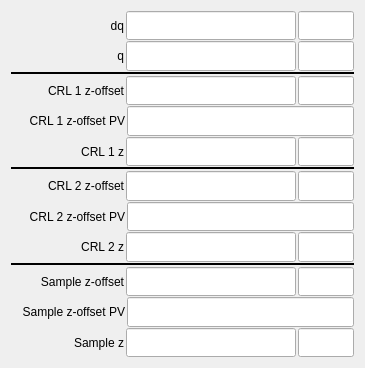
<?xml version="1.0" encoding="UTF-8"?>
<ui version="4.0">
 <class>Form</class>
 <widget class="QWidget" name="Form">
  <property name="geometry">
   <rect>
    <x>0</x>
    <y>0</y>
    <width>365</width>
    <height>368</height>
   </rect>
  </property>
  <property name="windowTitle">
   <string>Form</string>
  </property>
  <layout class="QVBoxLayout" name="verticalLayout_2">
   <item>
    <layout class="QVBoxLayout" name="verticalLayout" stretch="1,1,0,1,1,1,0,1,1,1,0,1,1,1">
     <property name="spacing">
      <number>1</number>
     </property>
     <property name="topMargin">
      <number>0</number>
     </property>
     <property name="bottomMargin">
      <number>0</number>
     </property>
     <item>
      <layout class="QHBoxLayout" name="horizontalLayout_9" stretch="2,3,1">
       <property name="spacing">
        <number>2</number>
       </property>
       <property name="rightMargin">
        <number>0</number>
       </property>
       <item>
        <widget class="caLabel" name="calabel_33">
         <property name="toolTip">
          <string extracomment="CRL image position relative to sample"/>
         </property>
         <property name="statusTip">
          <string extracomment="CRL image position relative to sample"/>
         </property>
         <property name="whatsThis">
          <string extracomment="CRL image position relative to sample"/>
         </property>
         <property name="text">
          <string>dq</string>
         </property>
         <property name="alignment">
          <set>Qt::AlignRight|Qt::AlignTrailing|Qt::AlignVCenter</set>
         </property>
         <property name="fontScaleMode">
          <enum>ESimpleLabel::WidthAndHeight</enum>
         </property>
        </widget>
       </item>
       <item>
        <widget class="caLineEdit" name="caLineEdit_27">
         <property name="sizePolicy">
          <sizepolicy hsizetype="Preferred" vsizetype="Expanding">
           <horstretch>0</horstretch>
           <verstretch>0</verstretch>
          </sizepolicy>
         </property>
         <property name="font">
          <font>
           <pointsize>13</pointsize>
          </font>
         </property>
         <property name="text">
          <string/>
         </property>
         <property name="alignment">
          <set>Qt::AlignRight|Qt::AlignTrailing|Qt::AlignVCenter</set>
         </property>
         <property name="channel" stdset="0">
          <string notr="true">$(P)$(CRL):dq</string>
         </property>
         <property name="foreground">
          <color>
           <red>10</red>
           <green>0</green>
           <blue>184</blue>
          </color>
         </property>
         <property name="background">
          <color>
           <red>200</red>
           <green>200</green>
           <blue>200</blue>
          </color>
         </property>
         <property name="colorMode">
          <enum>caLineEdit::Static</enum>
         </property>
         <property name="precision">
          <number>6</number>
         </property>
         <property name="precisionMode">
          <enum>caLineEdit::Channel</enum>
         </property>
         <property name="fontScaleMode" stdset="0">
          <enum>caLineEdit::None</enum>
         </property>
         <property name="formatType">
          <enum>caLineEdit::decimal</enum>
         </property>
        </widget>
       </item>
       <item>
        <widget class="caLineEdit" name="caLineEdit_26">
         <property name="sizePolicy">
          <sizepolicy hsizetype="Preferred" vsizetype="Expanding">
           <horstretch>0</horstretch>
           <verstretch>0</verstretch>
          </sizepolicy>
         </property>
         <property name="font">
          <font>
           <pointsize>13</pointsize>
          </font>
         </property>
         <property name="text">
          <string/>
         </property>
         <property name="alignment">
          <set>Qt::AlignRight|Qt::AlignTrailing|Qt::AlignVCenter</set>
         </property>
         <property name="channel" stdset="0">
          <string notr="true">$(P)$(CRL):dq.EGU</string>
         </property>
         <property name="foreground">
          <color>
           <red>10</red>
           <green>0</green>
           <blue>184</blue>
          </color>
         </property>
         <property name="background">
          <color>
           <red>200</red>
           <green>200</green>
           <blue>200</blue>
          </color>
         </property>
         <property name="colorMode">
          <enum>caLineEdit::Static</enum>
         </property>
         <property name="precision">
          <number>0</number>
         </property>
         <property name="precisionMode">
          <enum>caLineEdit::User</enum>
         </property>
         <property name="fontScaleMode" stdset="0">
          <enum>caLineEdit::None</enum>
         </property>
         <property name="formatType">
          <enum>caLineEdit::decimal</enum>
         </property>
        </widget>
       </item>
      </layout>
     </item>
     <item>
      <layout class="QHBoxLayout" name="horizontalLayout_8" stretch="2,3,1">
       <property name="spacing">
        <number>2</number>
       </property>
       <property name="rightMargin">
        <number>0</number>
       </property>
       <item>
        <widget class="caLabel" name="calabel_32">
         <property name="toolTip">
          <string extracomment="CRL image position relative to CRL"/>
         </property>
         <property name="text">
          <string>q</string>
         </property>
         <property name="alignment">
          <set>Qt::AlignRight|Qt::AlignTrailing|Qt::AlignVCenter</set>
         </property>
         <property name="fontScaleMode">
          <enum>ESimpleLabel::WidthAndHeight</enum>
         </property>
        </widget>
       </item>
       <item>
        <widget class="caLineEdit" name="caLineEdit_25">
         <property name="sizePolicy">
          <sizepolicy hsizetype="Preferred" vsizetype="Expanding">
           <horstretch>0</horstretch>
           <verstretch>0</verstretch>
          </sizepolicy>
         </property>
         <property name="font">
          <font>
           <pointsize>13</pointsize>
          </font>
         </property>
         <property name="text">
          <string/>
         </property>
         <property name="alignment">
          <set>Qt::AlignRight|Qt::AlignTrailing|Qt::AlignVCenter</set>
         </property>
         <property name="channel" stdset="0">
          <string notr="true">$(P)$(CRL):q</string>
         </property>
         <property name="foreground">
          <color>
           <red>10</red>
           <green>0</green>
           <blue>184</blue>
          </color>
         </property>
         <property name="background">
          <color>
           <red>200</red>
           <green>200</green>
           <blue>200</blue>
          </color>
         </property>
         <property name="colorMode">
          <enum>caLineEdit::Static</enum>
         </property>
         <property name="precision">
          <number>6</number>
         </property>
         <property name="precisionMode">
          <enum>caLineEdit::Channel</enum>
         </property>
         <property name="fontScaleMode" stdset="0">
          <enum>caLineEdit::None</enum>
         </property>
         <property name="formatType">
          <enum>caLineEdit::decimal</enum>
         </property>
        </widget>
       </item>
       <item>
        <widget class="caLineEdit" name="caLineEdit_24">
         <property name="sizePolicy">
          <sizepolicy hsizetype="Preferred" vsizetype="Expanding">
           <horstretch>0</horstretch>
           <verstretch>0</verstretch>
          </sizepolicy>
         </property>
         <property name="font">
          <font>
           <pointsize>13</pointsize>
          </font>
         </property>
         <property name="text">
          <string/>
         </property>
         <property name="alignment">
          <set>Qt::AlignRight|Qt::AlignTrailing|Qt::AlignVCenter</set>
         </property>
         <property name="channel" stdset="0">
          <string notr="true">$(P)$(CRL):q.EGU</string>
         </property>
         <property name="foreground">
          <color>
           <red>10</red>
           <green>0</green>
           <blue>184</blue>
          </color>
         </property>
         <property name="background">
          <color>
           <red>200</red>
           <green>200</green>
           <blue>200</blue>
          </color>
         </property>
         <property name="colorMode">
          <enum>caLineEdit::Static</enum>
         </property>
         <property name="precision">
          <number>0</number>
         </property>
         <property name="precisionMode">
          <enum>caLineEdit::User</enum>
         </property>
         <property name="fontScaleMode" stdset="0">
          <enum>caLineEdit::None</enum>
         </property>
         <property name="formatType">
          <enum>caLineEdit::decimal</enum>
         </property>
        </widget>
       </item>
      </layout>
     </item>
     <item>
      <widget class="Line" name="line_2">
       <property name="frameShadow">
        <enum>QFrame::Plain</enum>
       </property>
       <property name="lineWidth">
        <number>2</number>
       </property>
       <property name="orientation">
        <enum>Qt::Horizontal</enum>
       </property>
      </widget>
     </item>
     <item>
      <layout class="QHBoxLayout" name="horizontalLayout_11" stretch="2,3,1">
       <property name="spacing">
        <number>2</number>
       </property>
       <property name="rightMargin">
        <number>0</number>
       </property>
       <item>
        <widget class="caLabel" name="calabel_34">
         <property name="text">
          <string>CRL 1 z-offset</string>
         </property>
         <property name="alignment">
          <set>Qt::AlignRight|Qt::AlignTrailing|Qt::AlignVCenter</set>
         </property>
         <property name="fontScaleMode">
          <enum>ESimpleLabel::WidthAndHeight</enum>
         </property>
        </widget>
       </item>
       <item>
        <widget class="caLineEdit" name="caLineEdit_28">
         <property name="sizePolicy">
          <sizepolicy hsizetype="Preferred" vsizetype="Expanding">
           <horstretch>0</horstretch>
           <verstretch>0</verstretch>
          </sizepolicy>
         </property>
         <property name="font">
          <font>
           <pointsize>13</pointsize>
          </font>
         </property>
         <property name="text">
          <string/>
         </property>
         <property name="alignment">
          <set>Qt::AlignRight|Qt::AlignTrailing|Qt::AlignVCenter</set>
         </property>
         <property name="channel" stdset="0">
          <string notr="true">$(P)$(CRL):1:oePositionOffset_RBV</string>
         </property>
         <property name="foreground">
          <color>
           <red>10</red>
           <green>0</green>
           <blue>184</blue>
          </color>
         </property>
         <property name="background">
          <color>
           <red>200</red>
           <green>200</green>
           <blue>200</blue>
          </color>
         </property>
         <property name="colorMode">
          <enum>caLineEdit::Static</enum>
         </property>
         <property name="precision">
          <number>6</number>
         </property>
         <property name="precisionMode">
          <enum>caLineEdit::Channel</enum>
         </property>
         <property name="fontScaleMode" stdset="0">
          <enum>caLineEdit::None</enum>
         </property>
         <property name="formatType">
          <enum>caLineEdit::decimal</enum>
         </property>
        </widget>
       </item>
       <item>
        <widget class="caLineEdit" name="caLineEdit_29">
         <property name="sizePolicy">
          <sizepolicy hsizetype="Preferred" vsizetype="Expanding">
           <horstretch>0</horstretch>
           <verstretch>0</verstretch>
          </sizepolicy>
         </property>
         <property name="font">
          <font>
           <pointsize>13</pointsize>
          </font>
         </property>
         <property name="text">
          <string/>
         </property>
         <property name="alignment">
          <set>Qt::AlignRight|Qt::AlignTrailing|Qt::AlignVCenter</set>
         </property>
         <property name="channel" stdset="0">
          <string notr="true">$(P)$(CRL):1:oePositionOffset_RBV.EGU</string>
         </property>
         <property name="foreground">
          <color>
           <red>10</red>
           <green>0</green>
           <blue>184</blue>
          </color>
         </property>
         <property name="background">
          <color>
           <red>200</red>
           <green>200</green>
           <blue>200</blue>
          </color>
         </property>
         <property name="colorMode">
          <enum>caLineEdit::Static</enum>
         </property>
         <property name="precision">
          <number>0</number>
         </property>
         <property name="precisionMode">
          <enum>caLineEdit::User</enum>
         </property>
         <property name="fontScaleMode" stdset="0">
          <enum>caLineEdit::None</enum>
         </property>
         <property name="formatType">
          <enum>caLineEdit::decimal</enum>
         </property>
        </widget>
       </item>
      </layout>
     </item>
     <item>
      <layout class="QHBoxLayout" name="horizontalLayout_16" stretch="1,2">
       <property name="spacing">
        <number>2</number>
       </property>
       <property name="rightMargin">
        <number>0</number>
       </property>
       <item>
        <widget class="caLabel" name="calabel_39">
         <property name="text">
          <string>CRL 1 z-offset PV</string>
         </property>
         <property name="alignment">
          <set>Qt::AlignRight|Qt::AlignTrailing|Qt::AlignVCenter</set>
         </property>
         <property name="fontScaleMode">
          <enum>ESimpleLabel::WidthAndHeight</enum>
         </property>
        </widget>
       </item>
       <item>
        <widget class="caLineEdit" name="caLineEdit_39">
         <property name="sizePolicy">
          <sizepolicy hsizetype="Preferred" vsizetype="Expanding">
           <horstretch>0</horstretch>
           <verstretch>0</verstretch>
          </sizepolicy>
         </property>
         <property name="font">
          <font>
           <pointsize>13</pointsize>
          </font>
         </property>
         <property name="text">
          <string/>
         </property>
         <property name="alignment">
          <set>Qt::AlignRight|Qt::AlignTrailing|Qt::AlignVCenter</set>
         </property>
         <property name="channel" stdset="0">
          <string notr="true">$(P)$(CRL):1:oePositionOffset.DOL</string>
         </property>
         <property name="foreground">
          <color>
           <red>10</red>
           <green>0</green>
           <blue>184</blue>
          </color>
         </property>
         <property name="background">
          <color>
           <red>200</red>
           <green>200</green>
           <blue>200</blue>
          </color>
         </property>
         <property name="colorMode">
          <enum>caLineEdit::Static</enum>
         </property>
         <property name="precision">
          <number>0</number>
         </property>
         <property name="precisionMode">
          <enum>caLineEdit::User</enum>
         </property>
         <property name="fontScaleMode" stdset="0">
          <enum>caLineEdit::None</enum>
         </property>
         <property name="formatType">
          <enum>caLineEdit::decimal</enum>
         </property>
        </widget>
       </item>
      </layout>
     </item>
     <item>
      <layout class="QHBoxLayout" name="horizontalLayout_14" stretch="2,3,1">
       <property name="spacing">
        <number>2</number>
       </property>
       <property name="rightMargin">
        <number>0</number>
       </property>
       <item>
        <widget class="caLabel" name="calabel_37">
         <property name="text">
          <string>CRL 1 z</string>
         </property>
         <property name="alignment">
          <set>Qt::AlignRight|Qt::AlignTrailing|Qt::AlignVCenter</set>
         </property>
         <property name="fontScaleMode">
          <enum>ESimpleLabel::WidthAndHeight</enum>
         </property>
        </widget>
       </item>
       <item>
        <widget class="caLineEdit" name="caLineEdit_36">
         <property name="sizePolicy">
          <sizepolicy hsizetype="Preferred" vsizetype="Expanding">
           <horstretch>0</horstretch>
           <verstretch>0</verstretch>
          </sizepolicy>
         </property>
         <property name="font">
          <font>
           <pointsize>13</pointsize>
          </font>
         </property>
         <property name="text">
          <string/>
         </property>
         <property name="alignment">
          <set>Qt::AlignRight|Qt::AlignTrailing|Qt::AlignVCenter</set>
         </property>
         <property name="channel" stdset="0">
          <string notr="true">$(P)$(CRL):1:oePosition_RBV</string>
         </property>
         <property name="foreground">
          <color>
           <red>10</red>
           <green>0</green>
           <blue>184</blue>
          </color>
         </property>
         <property name="background">
          <color>
           <red>200</red>
           <green>200</green>
           <blue>200</blue>
          </color>
         </property>
         <property name="colorMode">
          <enum>caLineEdit::Static</enum>
         </property>
         <property name="precision">
          <number>6</number>
         </property>
         <property name="precisionMode">
          <enum>caLineEdit::Channel</enum>
         </property>
         <property name="fontScaleMode" stdset="0">
          <enum>caLineEdit::None</enum>
         </property>
         <property name="formatType">
          <enum>caLineEdit::decimal</enum>
         </property>
        </widget>
       </item>
       <item>
        <widget class="caLineEdit" name="caLineEdit_37">
         <property name="sizePolicy">
          <sizepolicy hsizetype="Preferred" vsizetype="Expanding">
           <horstretch>0</horstretch>
           <verstretch>0</verstretch>
          </sizepolicy>
         </property>
         <property name="font">
          <font>
           <pointsize>13</pointsize>
          </font>
         </property>
         <property name="text">
          <string/>
         </property>
         <property name="alignment">
          <set>Qt::AlignRight|Qt::AlignTrailing|Qt::AlignVCenter</set>
         </property>
         <property name="channel" stdset="0">
          <string notr="true">$(P)$(CRL):1:oePosition_RBV.EGU</string>
         </property>
         <property name="foreground">
          <color>
           <red>10</red>
           <green>0</green>
           <blue>184</blue>
          </color>
         </property>
         <property name="background">
          <color>
           <red>200</red>
           <green>200</green>
           <blue>200</blue>
          </color>
         </property>
         <property name="colorMode">
          <enum>caLineEdit::Static</enum>
         </property>
         <property name="precision">
          <number>0</number>
         </property>
         <property name="precisionMode">
          <enum>caLineEdit::User</enum>
         </property>
         <property name="fontScaleMode" stdset="0">
          <enum>caLineEdit::None</enum>
         </property>
         <property name="formatType">
          <enum>caLineEdit::decimal</enum>
         </property>
        </widget>
       </item>
      </layout>
     </item>
     <item>
      <widget class="Line" name="line_3">
       <property name="frameShadow">
        <enum>QFrame::Plain</enum>
       </property>
       <property name="lineWidth">
        <number>2</number>
       </property>
       <property name="orientation">
        <enum>Qt::Horizontal</enum>
       </property>
      </widget>
     </item>
     <item>
      <layout class="QHBoxLayout" name="horizontalLayout_17" stretch="2,3,1">
       <property name="spacing">
        <number>2</number>
       </property>
       <property name="rightMargin">
        <number>0</number>
       </property>
       <item>
        <widget class="caLabel" name="calabel_40">
         <property name="text">
          <string>CRL 2 z-offset</string>
         </property>
         <property name="alignment">
          <set>Qt::AlignRight|Qt::AlignTrailing|Qt::AlignVCenter</set>
         </property>
         <property name="fontScaleMode">
          <enum>ESimpleLabel::WidthAndHeight</enum>
         </property>
        </widget>
       </item>
       <item>
        <widget class="caLineEdit" name="caLineEdit_30">
         <property name="sizePolicy">
          <sizepolicy hsizetype="Preferred" vsizetype="Expanding">
           <horstretch>0</horstretch>
           <verstretch>0</verstretch>
          </sizepolicy>
         </property>
         <property name="font">
          <font>
           <pointsize>13</pointsize>
          </font>
         </property>
         <property name="text">
          <string/>
         </property>
         <property name="alignment">
          <set>Qt::AlignRight|Qt::AlignTrailing|Qt::AlignVCenter</set>
         </property>
         <property name="channel" stdset="0">
          <string notr="true">$(P)$(CRL):2:oePositionOffset_RBV</string>
         </property>
         <property name="foreground">
          <color>
           <red>10</red>
           <green>0</green>
           <blue>184</blue>
          </color>
         </property>
         <property name="background">
          <color>
           <red>200</red>
           <green>200</green>
           <blue>200</blue>
          </color>
         </property>
         <property name="colorMode">
          <enum>caLineEdit::Static</enum>
         </property>
         <property name="precision">
          <number>6</number>
         </property>
         <property name="precisionMode">
          <enum>caLineEdit::Channel</enum>
         </property>
         <property name="fontScaleMode" stdset="0">
          <enum>caLineEdit::None</enum>
         </property>
         <property name="formatType">
          <enum>caLineEdit::decimal</enum>
         </property>
        </widget>
       </item>
       <item>
        <widget class="caLineEdit" name="caLineEdit_33">
         <property name="sizePolicy">
          <sizepolicy hsizetype="Preferred" vsizetype="Expanding">
           <horstretch>0</horstretch>
           <verstretch>0</verstretch>
          </sizepolicy>
         </property>
         <property name="font">
          <font>
           <pointsize>13</pointsize>
          </font>
         </property>
         <property name="text">
          <string/>
         </property>
         <property name="alignment">
          <set>Qt::AlignRight|Qt::AlignTrailing|Qt::AlignVCenter</set>
         </property>
         <property name="channel" stdset="0">
          <string notr="true">$(P)$(CRL):2:oePositionOffset_RBV.EGU</string>
         </property>
         <property name="foreground">
          <color>
           <red>10</red>
           <green>0</green>
           <blue>184</blue>
          </color>
         </property>
         <property name="background">
          <color>
           <red>200</red>
           <green>200</green>
           <blue>200</blue>
          </color>
         </property>
         <property name="colorMode">
          <enum>caLineEdit::Static</enum>
         </property>
         <property name="precision">
          <number>0</number>
         </property>
         <property name="precisionMode">
          <enum>caLineEdit::User</enum>
         </property>
         <property name="fontScaleMode" stdset="0">
          <enum>caLineEdit::None</enum>
         </property>
         <property name="formatType">
          <enum>caLineEdit::decimal</enum>
         </property>
        </widget>
       </item>
      </layout>
     </item>
     <item>
      <layout class="QHBoxLayout" name="horizontalLayout_18" stretch="1,2">
       <property name="spacing">
        <number>2</number>
       </property>
       <property name="rightMargin">
        <number>0</number>
       </property>
       <item>
        <widget class="caLabel" name="calabel_41">
         <property name="text">
          <string>CRL 2 z-offset PV</string>
         </property>
         <property name="alignment">
          <set>Qt::AlignRight|Qt::AlignTrailing|Qt::AlignVCenter</set>
         </property>
         <property name="fontScaleMode">
          <enum>ESimpleLabel::WidthAndHeight</enum>
         </property>
        </widget>
       </item>
       <item>
        <widget class="caLineEdit" name="caLineEdit_41">
         <property name="sizePolicy">
          <sizepolicy hsizetype="Preferred" vsizetype="Expanding">
           <horstretch>0</horstretch>
           <verstretch>0</verstretch>
          </sizepolicy>
         </property>
         <property name="font">
          <font>
           <pointsize>13</pointsize>
          </font>
         </property>
         <property name="text">
          <string/>
         </property>
         <property name="alignment">
          <set>Qt::AlignRight|Qt::AlignTrailing|Qt::AlignVCenter</set>
         </property>
         <property name="channel" stdset="0">
          <string notr="true">$(P)$(CRL):2:oePositionOffset.DOL</string>
         </property>
         <property name="foreground">
          <color>
           <red>10</red>
           <green>0</green>
           <blue>184</blue>
          </color>
         </property>
         <property name="background">
          <color>
           <red>200</red>
           <green>200</green>
           <blue>200</blue>
          </color>
         </property>
         <property name="colorMode">
          <enum>caLineEdit::Static</enum>
         </property>
         <property name="precision">
          <number>0</number>
         </property>
         <property name="precisionMode">
          <enum>caLineEdit::User</enum>
         </property>
         <property name="fontScaleMode" stdset="0">
          <enum>caLineEdit::None</enum>
         </property>
         <property name="formatType">
          <enum>caLineEdit::decimal</enum>
         </property>
        </widget>
       </item>
      </layout>
     </item>
     <item>
      <layout class="QHBoxLayout" name="horizontalLayout_19" stretch="2,3,1">
       <property name="spacing">
        <number>2</number>
       </property>
       <property name="rightMargin">
        <number>0</number>
       </property>
       <item>
        <widget class="caLabel" name="calabel_42">
         <property name="text">
          <string>CRL 2 z</string>
         </property>
         <property name="alignment">
          <set>Qt::AlignRight|Qt::AlignTrailing|Qt::AlignVCenter</set>
         </property>
         <property name="fontScaleMode">
          <enum>ESimpleLabel::WidthAndHeight</enum>
         </property>
        </widget>
       </item>
       <item>
        <widget class="caLineEdit" name="caLineEdit_38">
         <property name="sizePolicy">
          <sizepolicy hsizetype="Preferred" vsizetype="Expanding">
           <horstretch>0</horstretch>
           <verstretch>0</verstretch>
          </sizepolicy>
         </property>
         <property name="font">
          <font>
           <pointsize>13</pointsize>
          </font>
         </property>
         <property name="text">
          <string/>
         </property>
         <property name="alignment">
          <set>Qt::AlignRight|Qt::AlignTrailing|Qt::AlignVCenter</set>
         </property>
         <property name="channel" stdset="0">
          <string notr="true">$(P)$(CRL):2:oePosition_RBV</string>
         </property>
         <property name="foreground">
          <color>
           <red>10</red>
           <green>0</green>
           <blue>184</blue>
          </color>
         </property>
         <property name="background">
          <color>
           <red>200</red>
           <green>200</green>
           <blue>200</blue>
          </color>
         </property>
         <property name="colorMode">
          <enum>caLineEdit::Static</enum>
         </property>
         <property name="precision">
          <number>6</number>
         </property>
         <property name="precisionMode">
          <enum>caLineEdit::Channel</enum>
         </property>
         <property name="fontScaleMode" stdset="0">
          <enum>caLineEdit::None</enum>
         </property>
         <property name="formatType">
          <enum>caLineEdit::decimal</enum>
         </property>
        </widget>
       </item>
       <item>
        <widget class="caLineEdit" name="caLineEdit_42">
         <property name="sizePolicy">
          <sizepolicy hsizetype="Preferred" vsizetype="Expanding">
           <horstretch>0</horstretch>
           <verstretch>0</verstretch>
          </sizepolicy>
         </property>
         <property name="font">
          <font>
           <pointsize>13</pointsize>
          </font>
         </property>
         <property name="text">
          <string/>
         </property>
         <property name="alignment">
          <set>Qt::AlignRight|Qt::AlignTrailing|Qt::AlignVCenter</set>
         </property>
         <property name="channel" stdset="0">
          <string notr="true">$(P)$(CRL):2:oePosition_RBV.EGU</string>
         </property>
         <property name="foreground">
          <color>
           <red>10</red>
           <green>0</green>
           <blue>184</blue>
          </color>
         </property>
         <property name="background">
          <color>
           <red>200</red>
           <green>200</green>
           <blue>200</blue>
          </color>
         </property>
         <property name="colorMode">
          <enum>caLineEdit::Static</enum>
         </property>
         <property name="precision">
          <number>0</number>
         </property>
         <property name="precisionMode">
          <enum>caLineEdit::User</enum>
         </property>
         <property name="fontScaleMode" stdset="0">
          <enum>caLineEdit::None</enum>
         </property>
         <property name="formatType">
          <enum>caLineEdit::decimal</enum>
         </property>
        </widget>
       </item>
      </layout>
     </item>
     <item>
      <widget class="Line" name="line">
       <property name="frameShadow">
        <enum>QFrame::Plain</enum>
       </property>
       <property name="lineWidth">
        <number>2</number>
       </property>
       <property name="orientation">
        <enum>Qt::Horizontal</enum>
       </property>
      </widget>
     </item>
     <item>
      <layout class="QHBoxLayout" name="horizontalLayout_12" stretch="2,3,1">
       <property name="spacing">
        <number>2</number>
       </property>
       <property name="rightMargin">
        <number>0</number>
       </property>
       <item>
        <widget class="caLabel" name="calabel_35">
         <property name="text">
          <string>Sample z-offset</string>
         </property>
         <property name="alignment">
          <set>Qt::AlignRight|Qt::AlignTrailing|Qt::AlignVCenter</set>
         </property>
         <property name="fontScaleMode">
          <enum>ESimpleLabel::WidthAndHeight</enum>
         </property>
        </widget>
       </item>
       <item>
        <widget class="caLineEdit" name="caLineEdit_31">
         <property name="sizePolicy">
          <sizepolicy hsizetype="Preferred" vsizetype="Expanding">
           <horstretch>0</horstretch>
           <verstretch>0</verstretch>
          </sizepolicy>
         </property>
         <property name="font">
          <font>
           <pointsize>13</pointsize>
          </font>
         </property>
         <property name="text">
          <string/>
         </property>
         <property name="alignment">
          <set>Qt::AlignRight|Qt::AlignTrailing|Qt::AlignVCenter</set>
         </property>
         <property name="channel" stdset="0">
          <string notr="true">$(P)$(CRL):samplePositionOffset_RBV</string>
         </property>
         <property name="foreground">
          <color>
           <red>10</red>
           <green>0</green>
           <blue>184</blue>
          </color>
         </property>
         <property name="background">
          <color>
           <red>200</red>
           <green>200</green>
           <blue>200</blue>
          </color>
         </property>
         <property name="colorMode">
          <enum>caLineEdit::Static</enum>
         </property>
         <property name="precision">
          <number>6</number>
         </property>
         <property name="precisionMode">
          <enum>caLineEdit::Channel</enum>
         </property>
         <property name="fontScaleMode" stdset="0">
          <enum>caLineEdit::None</enum>
         </property>
         <property name="formatType">
          <enum>caLineEdit::decimal</enum>
         </property>
        </widget>
       </item>
       <item>
        <widget class="caLineEdit" name="caLineEdit_32">
         <property name="sizePolicy">
          <sizepolicy hsizetype="Preferred" vsizetype="Expanding">
           <horstretch>0</horstretch>
           <verstretch>0</verstretch>
          </sizepolicy>
         </property>
         <property name="font">
          <font>
           <pointsize>13</pointsize>
          </font>
         </property>
         <property name="text">
          <string/>
         </property>
         <property name="alignment">
          <set>Qt::AlignRight|Qt::AlignTrailing|Qt::AlignVCenter</set>
         </property>
         <property name="channel" stdset="0">
          <string notr="true">$(P)$(CRL):samplePositionOffset_RBV.EGU</string>
         </property>
         <property name="foreground">
          <color>
           <red>10</red>
           <green>0</green>
           <blue>184</blue>
          </color>
         </property>
         <property name="background">
          <color>
           <red>200</red>
           <green>200</green>
           <blue>200</blue>
          </color>
         </property>
         <property name="colorMode">
          <enum>caLineEdit::Static</enum>
         </property>
         <property name="precision">
          <number>0</number>
         </property>
         <property name="precisionMode">
          <enum>caLineEdit::User</enum>
         </property>
         <property name="fontScaleMode" stdset="0">
          <enum>caLineEdit::None</enum>
         </property>
         <property name="formatType">
          <enum>caLineEdit::decimal</enum>
         </property>
        </widget>
       </item>
      </layout>
     </item>
     <item>
      <layout class="QHBoxLayout" name="horizontalLayout_15" stretch="2,4">
       <property name="spacing">
        <number>2</number>
       </property>
       <property name="rightMargin">
        <number>0</number>
       </property>
       <item>
        <widget class="caLabel" name="calabel_38">
         <property name="text">
          <string>Sample z-offset PV</string>
         </property>
         <property name="alignment">
          <set>Qt::AlignRight|Qt::AlignTrailing|Qt::AlignVCenter</set>
         </property>
         <property name="fontScaleMode">
          <enum>ESimpleLabel::WidthAndHeight</enum>
         </property>
        </widget>
       </item>
       <item>
        <widget class="caLineEdit" name="caLineEdit_40">
         <property name="sizePolicy">
          <sizepolicy hsizetype="Preferred" vsizetype="Expanding">
           <horstretch>0</horstretch>
           <verstretch>0</verstretch>
          </sizepolicy>
         </property>
         <property name="font">
          <font>
           <pointsize>13</pointsize>
          </font>
         </property>
         <property name="text">
          <string/>
         </property>
         <property name="alignment">
          <set>Qt::AlignRight|Qt::AlignTrailing|Qt::AlignVCenter</set>
         </property>
         <property name="channel" stdset="0">
          <string notr="true">$(P)$(CRL):samplePositionOffset.DOL</string>
         </property>
         <property name="foreground">
          <color>
           <red>10</red>
           <green>0</green>
           <blue>184</blue>
          </color>
         </property>
         <property name="background">
          <color>
           <red>200</red>
           <green>200</green>
           <blue>200</blue>
          </color>
         </property>
         <property name="colorMode">
          <enum>caLineEdit::Static</enum>
         </property>
         <property name="precision">
          <number>0</number>
         </property>
         <property name="precisionMode">
          <enum>caLineEdit::User</enum>
         </property>
         <property name="fontScaleMode" stdset="0">
          <enum>caLineEdit::None</enum>
         </property>
         <property name="formatType">
          <enum>caLineEdit::decimal</enum>
         </property>
        </widget>
       </item>
      </layout>
     </item>
     <item>
      <layout class="QHBoxLayout" name="horizontalLayout_13" stretch="2,3,1">
       <property name="spacing">
        <number>2</number>
       </property>
       <property name="rightMargin">
        <number>0</number>
       </property>
       <item>
        <widget class="caLabel" name="calabel_36">
         <property name="text">
          <string>Sample z</string>
         </property>
         <property name="alignment">
          <set>Qt::AlignRight|Qt::AlignTrailing|Qt::AlignVCenter</set>
         </property>
         <property name="fontScaleMode">
          <enum>ESimpleLabel::WidthAndHeight</enum>
         </property>
        </widget>
       </item>
       <item>
        <widget class="caLineEdit" name="caLineEdit_34">
         <property name="sizePolicy">
          <sizepolicy hsizetype="Preferred" vsizetype="Expanding">
           <horstretch>0</horstretch>
           <verstretch>0</verstretch>
          </sizepolicy>
         </property>
         <property name="font">
          <font>
           <pointsize>13</pointsize>
          </font>
         </property>
         <property name="text">
          <string/>
         </property>
         <property name="alignment">
          <set>Qt::AlignRight|Qt::AlignTrailing|Qt::AlignVCenter</set>
         </property>
         <property name="channel" stdset="0">
          <string notr="true">$(P)$(CRL):samplePosition_RBV</string>
         </property>
         <property name="foreground">
          <color>
           <red>10</red>
           <green>0</green>
           <blue>184</blue>
          </color>
         </property>
         <property name="background">
          <color>
           <red>200</red>
           <green>200</green>
           <blue>200</blue>
          </color>
         </property>
         <property name="colorMode">
          <enum>caLineEdit::Static</enum>
         </property>
         <property name="precision">
          <number>6</number>
         </property>
         <property name="precisionMode">
          <enum>caLineEdit::Channel</enum>
         </property>
         <property name="fontScaleMode" stdset="0">
          <enum>caLineEdit::None</enum>
         </property>
         <property name="formatType">
          <enum>caLineEdit::decimal</enum>
         </property>
        </widget>
       </item>
       <item>
        <widget class="caLineEdit" name="caLineEdit_35">
         <property name="sizePolicy">
          <sizepolicy hsizetype="Preferred" vsizetype="Expanding">
           <horstretch>0</horstretch>
           <verstretch>0</verstretch>
          </sizepolicy>
         </property>
         <property name="font">
          <font>
           <pointsize>13</pointsize>
          </font>
         </property>
         <property name="text">
          <string/>
         </property>
         <property name="alignment">
          <set>Qt::AlignRight|Qt::AlignTrailing|Qt::AlignVCenter</set>
         </property>
         <property name="channel" stdset="0">
          <string notr="true">$(P)$(CRL):samplePosition_RBV.EGU</string>
         </property>
         <property name="foreground">
          <color>
           <red>10</red>
           <green>0</green>
           <blue>184</blue>
          </color>
         </property>
         <property name="background">
          <color>
           <red>200</red>
           <green>200</green>
           <blue>200</blue>
          </color>
         </property>
         <property name="colorMode">
          <enum>caLineEdit::Static</enum>
         </property>
         <property name="precision">
          <number>0</number>
         </property>
         <property name="precisionMode">
          <enum>caLineEdit::User</enum>
         </property>
         <property name="fontScaleMode" stdset="0">
          <enum>caLineEdit::None</enum>
         </property>
         <property name="formatType">
          <enum>caLineEdit::decimal</enum>
         </property>
        </widget>
       </item>
      </layout>
     </item>
    </layout>
   </item>
  </layout>
  <zorder>calabel_42</zorder>
 </widget>
 <customwidgets>
  <customwidget>
   <class>caLabel</class>
   <extends>QLabel</extends>
   <header>caLabel</header>
  </customwidget>
  <customwidget>
   <class>caLineEdit</class>
   <extends>QLineEdit</extends>
   <header>caLineEdit</header>
  </customwidget>
 </customwidgets>
 <resources/>
 <connections/>
</ui>
